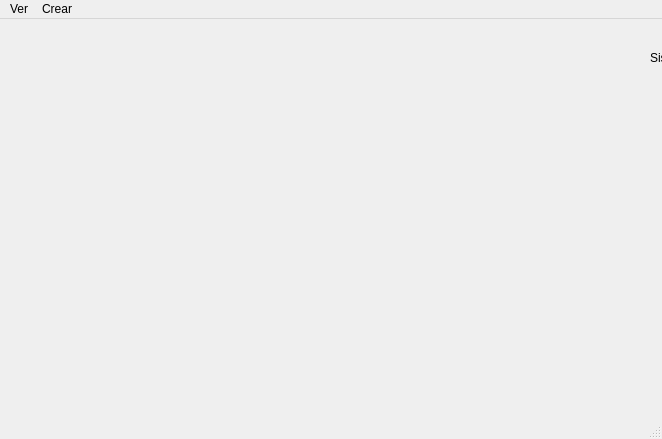
<?xml version="1.0" encoding="UTF-8"?>
<ui version="4.0">
 <class>MainWindow</class>
 <widget class="QMainWindow" name="MainWindow">
  <property name="geometry">
   <rect>
    <x>0</x>
    <y>0</y>
    <width>662</width>
    <height>439</height>
   </rect>
  </property>
  <property name="minimumSize">
   <size>
    <width>0</width>
    <height>439</height>
   </size>
  </property>
  <property name="maximumSize">
   <size>
    <width>16777215</width>
    <height>16777215</height>
   </size>
  </property>
  <property name="windowTitle">
   <string>MainWindow</string>
  </property>
  <widget class="QWidget" name="centralwidget">
   <widget class="QWidget" name="verticalLayoutWidget">
    <property name="geometry">
     <rect>
      <x>0</x>
      <y>0</y>
      <width>731</width>
      <height>80</height>
     </rect>
    </property>
    <layout class="QVBoxLayout" name="verticalLayout"/>
   </widget>
   <widget class="QLabel" name="labelTitulo">
    <property name="geometry">
     <rect>
      <x>650</x>
      <y>0</y>
      <width>1000</width>
      <height>78</height>
     </rect>
    </property>
    <property name="text">
     <string>Sistema escolar de horarios</string>
    </property>
   </widget>
  </widget>
  
  <widget class="QMenuBar" name="menubar">
   <property name="geometry">
    <rect>
     <x>0</x>
     <y>0</y>
     <width>662</width>
     <height>18</height>
    </rect>
   </property>
   <widget class="QMenu" name="menuVer_tablas">
    <property name="title">
     <string>Ver</string>
    </property>
    <addaction name="actionVer_tablas"/>
   </widget>
   <widget class="QMenu" name="menuGenerar_horario">
    <property name="title">
     <string>Crear</string>
    </property>
    <addaction name="actionCrear_horario"/>
   </widget>
   <addaction name="menuVer_tablas"/>
   <addaction name="menuGenerar_horario"/>
  </widget>
  <widget class="QStatusBar" name="statusbar"/>
  <action name="actionVer_tablas">
   <property name="text">
    <string>Ver tablas</string>
   </property>
  </action>
  <action name="actionCrear_horario">
   <property name="text">
    <string>Crear horario</string>
   </property>
  </action>
 </widget>
 <resources/>
 <connections/>
</ui>
